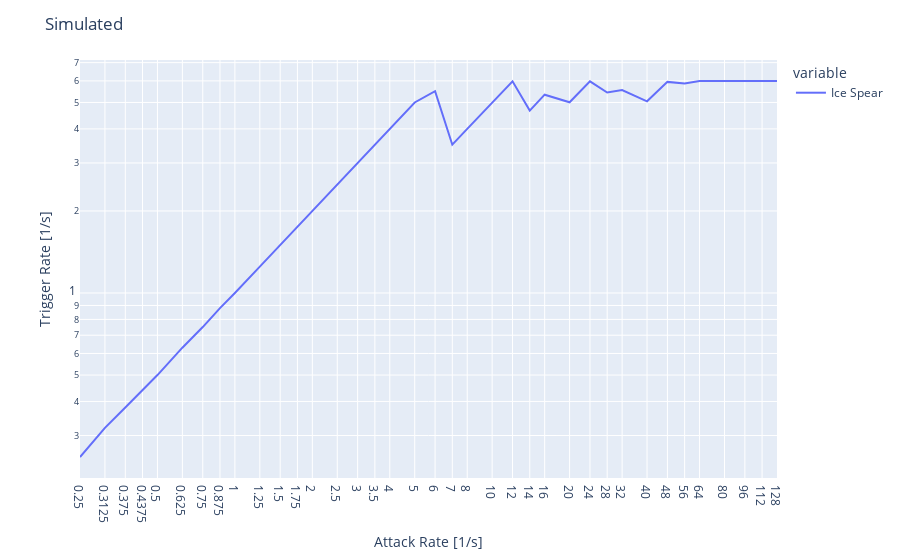
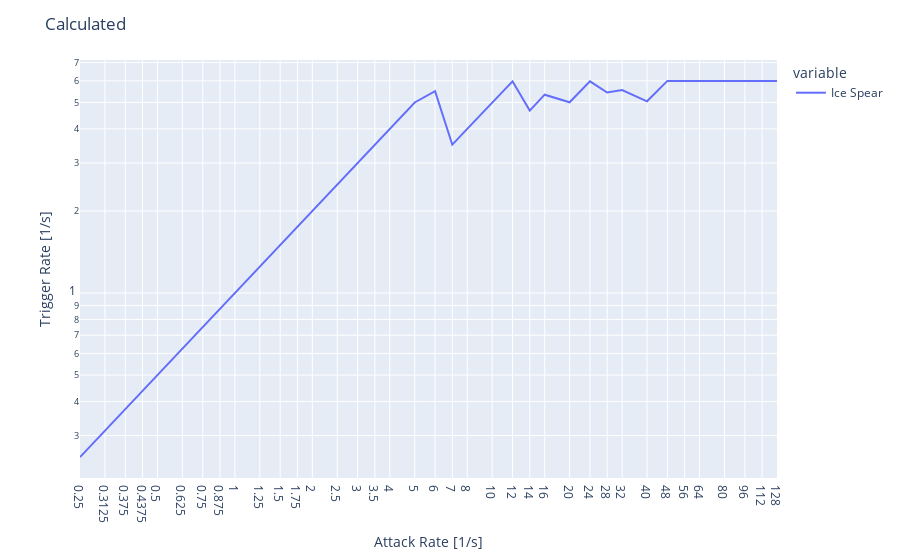
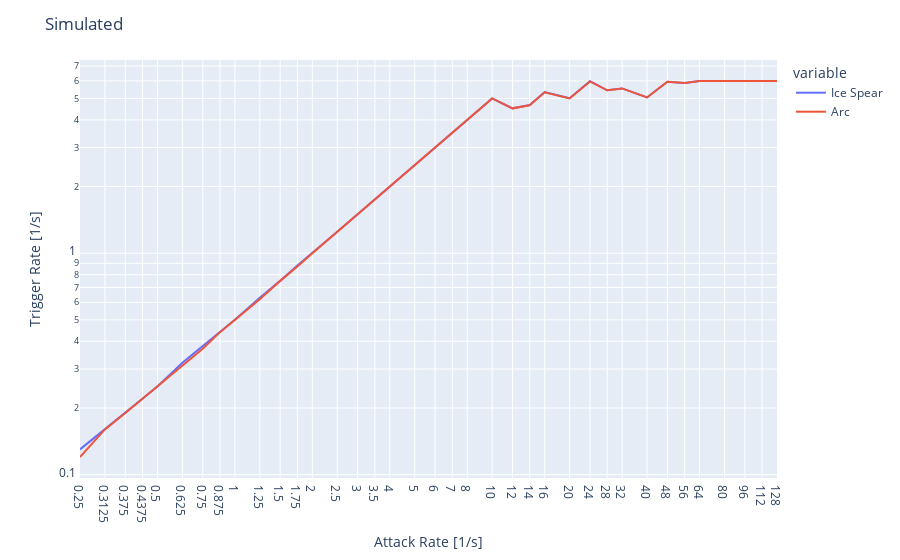
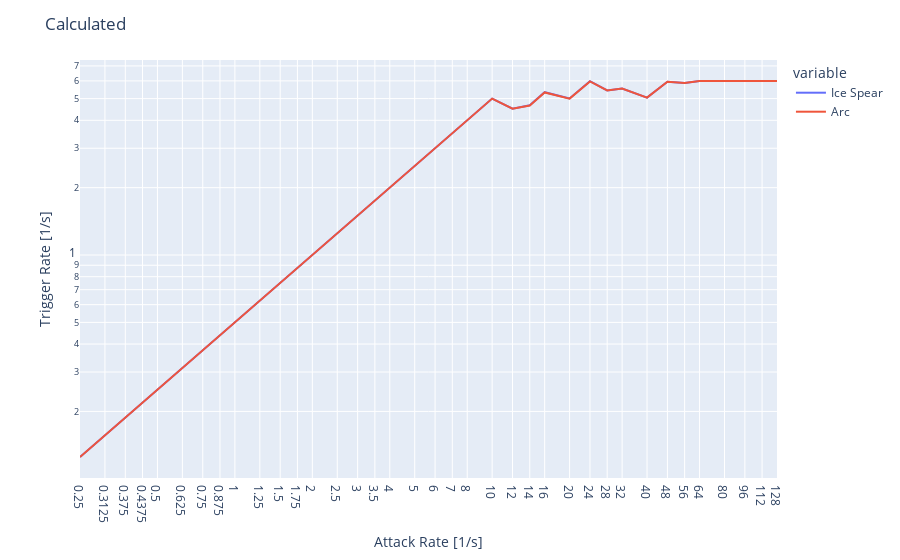

Here is the notebook cell these charts were saved with, in order:
### Code cell
from multiprocessing import Pool
import plotly.express as px
import pandas as pd

from skill_rota_worker import *

def test_variety():
  skill_sets = [
    [Skill('Ice Spear', 0)],
    [Skill('Ice Spear', 0), Skill('Arc', 0)],
    [Skill('Frost Bomb', 2.5), Skill('Arc', 0)],
    [Skill('Ice Spear', 0), Skill('Frost Bomb', 2.5)],
    [Skill('Frost Bomb', 2.5), Skill('Arc', 0), Skill('Ice Spear', 0)],
  ]
  atk_rates = subsample(subsample([.25, .5, 1, 2, 4, 8, 16, 32, 64, 128]))

  for skills in skill_sets:
    plot_skills(skills, atk_rates)


if __name__ == "__main__":
  pd.options.plotting.backend = "plotly"
  test_variety()

### Figure 1 — Plotly figure (JSON) as saved in the notebook; plotly's stock layout.template omitted (floating-point values rounded to 4 significant figures)
{"data": [{"hovertemplate": "variable=Ice Spear<br>index=%{x}<br>value=%{y}<extra></extra>", "legendgroup": "Ice Spear", "line": {"color": "#636efa", "dash": "solid"}, "marker": {"symbol": "circle"}, "mode": "lines", "name": "Ice Spear", "orientation": "v", "showlegend": true, "type": "scatter", "x": [0.25, 0.3125, 0.375, 0.4375, 0.5, 0.625, 0.75, 0.875, 1, 1.25, 1.5, 1.75, 2, 2.5, 3, 3.5, 4, 5, 6, 7, 8, 10, 12, 14, 16, 20, 24, 28, 32, 40, 48, 56, 64, 80, 96, 112, 128], "xaxis": "x", "y": [0.25, 0.32, 0.38, 0.44, 0.5, 0.63, 0.75, 0.88, 1.0, 1.25, 1.5, 1.75, 2.0, 2.5, 3.0, 3.5, 4.0, 5.0, 5.5, 3.5, 4.0, 5.0, 5.98, 4.67, 5.34, 5.01, 5.98, 5.44, 5.55, 5.05, 5.95, 5.87, 6.0, 6.0, 6.0, 6.0, 6.0], "yaxis": "y"}], "layout": {"legend": {"title": {"text": "variable"}, "tracegroupgap": 0}, "margin": {"t": 60}, "title": {"text": "Simulated"}, "xaxis": {"anchor": "y", "domain": [0, 1], "tickvals": [0.25, 0.3125, 0.375, 0.4375, 0.5, 0.625, 0.75, 0.875, 1, 1.25, 1.5, 1.75, 2, 2.5, 3, 3.5, 4, 5, 6, 7, 8, 10, 12, 14, 16, 20, 24, 28, 32, 40, 48, 56, 64, 80, 96, 112, 128], "title": {"text": "Attack Rate [1/s]"}, "type": "log"}, "yaxis": {"anchor": "x", "domain": [0, 1], "title": {"text": "Trigger Rate [1/s]"}, "type": "log"}}}

### Figure 2 — Plotly figure (JSON) as saved in the notebook; plotly's stock layout.template omitted (floating-point values rounded to 4 significant figures)
{"data": [{"hovertemplate": "variable=Ice Spear<br>index=%{x}<br>value=%{y}<extra></extra>", "legendgroup": "Ice Spear", "line": {"color": "#636efa", "dash": "solid"}, "marker": {"symbol": "circle"}, "mode": "lines", "name": "Ice Spear", "orientation": "v", "showlegend": true, "type": "scatter", "x": [0.25, 0.3125, 0.375, 0.4375, 0.5, 0.625, 0.75, 0.875, 1, 1.25, 1.5, 1.75, 2, 2.5, 3, 3.5, 4, 5, 6, 7, 8, 10, 12, 14, 16, 20, 24, 28, 32, 40, 48, 56, 64, 80, 96, 112, 128], "xaxis": "x", "y": [0.25, 0.3125, 0.375, 0.4375, 0.5, 0.625, 0.75, 0.875, 1, 1.25, 1.5, 1.75, 2, 2.5, 3, 3.5, 4, 5, 5.5, 3.5, 4.0, 5.0, 5.98, 4.67, 5.34, 5.01, 5.98, 5.44, 5.55, 5.05, 6, 6, 6, 6, 6, 6, 6], "yaxis": "y"}], "layout": {"legend": {"title": {"text": "variable"}, "tracegroupgap": 0}, "margin": {"t": 60}, "title": {"text": "Calculated"}, "xaxis": {"anchor": "y", "domain": [0, 1], "tickvals": [0.25, 0.3125, 0.375, 0.4375, 0.5, 0.625, 0.75, 0.875, 1, 1.25, 1.5, 1.75, 2, 2.5, 3, 3.5, 4, 5, 6, 7, 8, 10, 12, 14, 16, 20, 24, 28, 32, 40, 48, 56, 64, 80, 96, 112, 128], "title": {"text": "Attack Rate [1/s]"}, "type": "log"}, "yaxis": {"anchor": "x", "domain": [0, 1], "title": {"text": "Trigger Rate [1/s]"}, "type": "log"}}}

### Figure 3 — Plotly figure (JSON) as saved in the notebook; plotly's stock layout.template omitted (floating-point values rounded to 4 significant figures)
{"data": [{"hovertemplate": "variable=Ice Spear<br>index=%{x}<br>value=%{y}<extra></extra>", "legendgroup": "Ice Spear", "line": {"color": "#636efa", "dash": "solid"}, "marker": {"symbol": "circle"}, "mode": "lines", "name": "Ice Spear", "orientation": "v", "showlegend": true, "type": "scatter", "x": [0.25, 0.3125, 0.375, 0.4375, 0.5, 0.625, 0.75, 0.875, 1, 1.25, 1.5, 1.75, 2, 2.5, 3, 3.5, 4, 5, 6, 7, 8, 10, 12, 14, 16, 20, 24, 28, 32, 40, 48, 56, 64, 80, 96, 112, 128], "xaxis": "x", "y": [0.13, 0.16, 0.19, 0.22, 0.25, 0.32, 0.38, 0.44, 0.5, 0.63, 0.75, 0.88, 1.0, 1.25, 1.5, 1.75, 2.0, 2.5, 3.0, 3.5, 4.0, 5.0, 4.51, 4.67, 5.34, 5.01, 5.98, 5.44, 5.55, 5.05, 5.95, 5.87, 6.0, 6.0, 6.0, 6.0, 6.0], "yaxis": "y"}, {"hovertemplate": "variable=Arc<br>index=%{x}<br>value=%{y}<extra></extra>", "legendgroup": "Arc", "line": {"color": "#EF553B", "dash": "solid"}, "marker": {"symbol": "circle"}, "mode": "lines", "name": "Arc", "orientation": "v", "showlegend": true, "type": "scatter", "x": [0.25, 0.3125, 0.375, 0.4375, 0.5, 0.625, 0.75, 0.875, 1, 1.25, 1.5, 1.75, 2, 2.5, 3, 3.5, 4, 5, 6, 7, 8, 10, 12, 14, 16, 20, 24, 28, 32, 40, 48, 56, 64, 80, 96, 112, 128], "xaxis": "x", "y": [0.12, 0.16, 0.19, 0.22, 0.25, 0.31, 0.37, 0.44, 0.5, 0.62, 0.75, 0.87, 1.0, 1.25, 1.5, 1.75, 2.0, 2.5, 3.0, 3.5, 4.0, 5.0, 4.51, 4.66, 5.33, 5.0, 5.97, 5.44, 5.55, 5.05, 5.95, 5.87, 6.0, 6.0, 6.0, 6.0, 6.0], "yaxis": "y"}], "layout": {"legend": {"title": {"text": "variable"}, "tracegroupgap": 0}, "margin": {"t": 60}, "title": {"text": "Simulated"}, "xaxis": {"anchor": "y", "domain": [0, 1], "tickvals": [0.25, 0.3125, 0.375, 0.4375, 0.5, 0.625, 0.75, 0.875, 1, 1.25, 1.5, 1.75, 2, 2.5, 3, 3.5, 4, 5, 6, 7, 8, 10, 12, 14, 16, 20, 24, 28, 32, 40, 48, 56, 64, 80, 96, 112, 128], "title": {"text": "Attack Rate [1/s]"}, "type": "log"}, "yaxis": {"anchor": "x", "domain": [0, 1], "title": {"text": "Trigger Rate [1/s]"}, "type": "log"}}}

### Figure 4 — Plotly figure (JSON) as saved in the notebook; plotly's stock layout.template omitted (floating-point values rounded to 4 significant figures)
{"data": [{"hovertemplate": "variable=Ice Spear<br>index=%{x}<br>value=%{y}<extra></extra>", "legendgroup": "Ice Spear", "line": {"color": "#636efa", "dash": "solid"}, "marker": {"symbol": "circle"}, "mode": "lines", "name": "Ice Spear", "orientation": "v", "showlegend": true, "type": "scatter", "x": [0.25, 0.3125, 0.375, 0.4375, 0.5, 0.625, 0.75, 0.875, 1, 1.25, 1.5, 1.75, 2, 2.5, 3, 3.5, 4, 5, 6, 7, 8, 10, 12, 14, 16, 20, 24, 28, 32, 40, 48, 56, 64, 80, 96, 112, 128], "xaxis": "x", "y": [0.125, 0.1562, 0.1875, 0.2188, 0.25, 0.3125, 0.375, 0.4375, 0.5, 0.625, 0.75, 0.875, 1, 1.25, 1.5, 1.75, 2, 2.5, 3, 3.5, 4, 5, 4.51, 4.67, 5.34, 5.01, 5.98, 5.44, 5.55, 5.05, 5.95, 5.87, 6.0, 6.0, 6, 6, 6], "yaxis": "y"}, {"hovertemplate": "variable=Arc<br>index=%{x}<br>value=%{y}<extra></extra>", "legendgroup": "Arc", "line": {"color": "#EF553B", "dash": "solid"}, "marker": {"symbol": "circle"}, "mode": "lines", "name": "Arc", "orientation": "v", "showlegend": true, "type": "scatter", "x": [0.25, 0.3125, 0.375, 0.4375, 0.5, 0.625, 0.75, 0.875, 1, 1.25, 1.5, 1.75, 2, 2.5, 3, 3.5, 4, 5, 6, 7, 8, 10, 12, 14, 16, 20, 24, 28, 32, 40, 48, 56, 64, 80, 96, 112, 128], "xaxis": "x", "y": [0.125, 0.1562, 0.1875, 0.2188, 0.25, 0.3125, 0.375, 0.4375, 0.5, 0.625, 0.75, 0.875, 1, 1.25, 1.5, 1.75, 2, 2.5, 3, 3.5, 4, 5, 4.51, 4.66, 5.33, 5.0, 5.97, 5.44, 5.55, 5.05, 5.95, 5.87, 6.0, 6.0, 6, 6, 6], "yaxis": "y"}], "layout": {"legend": {"title": {"text": "variable"}, "tracegroupgap": 0}, "margin": {"t": 60}, "title": {"text": "Calculated"}, "xaxis": {"anchor": "y", "domain": [0, 1], "tickvals": [0.25, 0.3125, 0.375, 0.4375, 0.5, 0.625, 0.75, 0.875, 1, 1.25, 1.5, 1.75, 2, 2.5, 3, 3.5, 4, 5, 6, 7, 8, 10, 12, 14, 16, 20, 24, 28, 32, 40, 48, 56, 64, 80, 96, 112, 128], "title": {"text": "Attack Rate [1/s]"}, "type": "log"}, "yaxis": {"anchor": "x", "domain": [0, 1], "title": {"text": "Trigger Rate [1/s]"}, "type": "log"}}}
